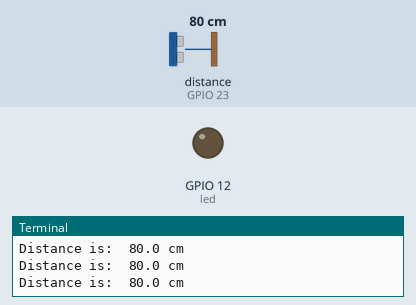
Bench run of a program on a simulated Raspberry Pi (BCM pin numbers). Parts: output pins drawn as LEDs (lit = HIGH), the last lines printed to the terminal. The inputs (shaded band) are chosen by the test bench; at power-on: distance to the obstacle (sensor on GPIO 23) 80 cm. The echo pulse lasts 58.3 µs per cm.

Above: at 1.2 s.
1.3 s: distance to the obstacle (sensor on GPIO 23) set to 56 cm
2.8 s: distance to the obstacle (sensor on GPIO 23) set to 46 cm
At 4.3 s:
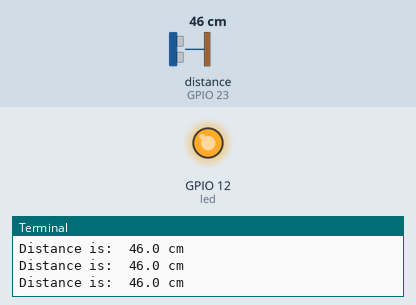
4.6 s: distance to the obstacle (sensor on GPIO 23) set to 60 cm
At 6.0 s:
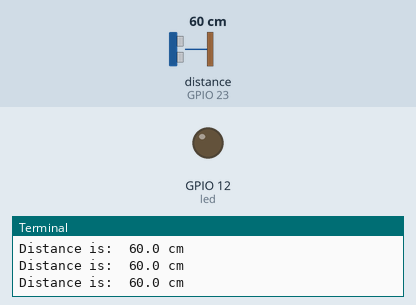
6.4 s: distance to the obstacle (sensor on GPIO 23) set to 2 cm
At 7.5 s:
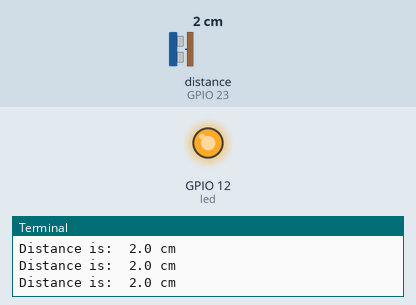
Timing chart, 0 to 9.2 s (numbered marks = the images above; inputs shaded):
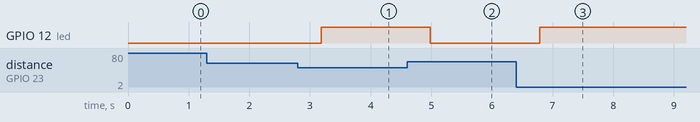

The program:

led-sonic-sensor.py
```python
from gpiozero import DistanceSensor,LED
from time import sleep
import signal

#DistanceSensor(echo=23, trigger=24,max_distance={FLOAT},threshold_distance={FLOAT})
#max_distance -> This defaults to 1
#threshold_distance -> This is the distance (in meters) ->  trigger the {in_range} and {out_of_range}
sensor = DistanceSensor(23,24,max_distance = 4,threshold_distance=0.3)

led = LED(12)

while True:
    roundedDistance = round(sensor.distance,3)*100
    print "Distance is: ", roundedDistance ,"cm"
    if roundedDistance <= 50:
        led.on()
    else:
        led.off()
    sleep(0.3)


#also works this way

#sensor.when_in_range = led.on
#sensor.when_out_of_range = led.off

#signal.pause()
```

Measured:
- the behaviour switches between 51 and 50 cm on distance to the obstacle (sensor on GPIO 23) (found by bisection; images 0 and 1)
- after the input at 2.8 s, GPIO 12 (led): LOW → HIGH after 0.38 s
- after the input at 4.6 s, GPIO 12 (led): HIGH → LOW after 0.39 s
- after the input at 6.4 s, GPIO 12 (led): LOW → HIGH after 0.39 s
